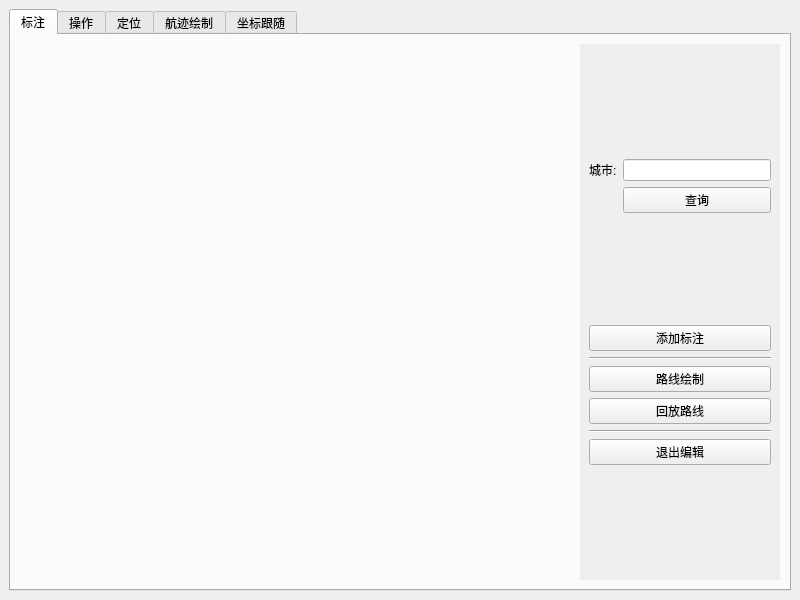
<?xml version="1.0" encoding="UTF-8"?>
<ui version="4.0">
 <class>MainWindow</class>
 <widget class="QMainWindow" name="MainWindow">
  <property name="geometry">
   <rect>
    <x>0</x>
    <y>0</y>
    <width>800</width>
    <height>600</height>
   </rect>
  </property>
  <property name="windowTitle">
   <string>MainWindow</string>
  </property>
  <widget class="QWidget" name="centralwidget">
   <layout class="QGridLayout" name="gridLayout">
    <item row="0" column="0">
     <widget class="QTabWidget" name="tabWidget">
      <property name="baseSize">
       <size>
        <width>200</width>
        <height>0</height>
       </size>
      </property>
      <property name="currentIndex">
       <number>0</number>
      </property>
      <widget class="QWidget" name="tab_1">
       <attribute name="title">
        <string>标注</string>
       </attribute>
       <layout class="QGridLayout" name="gridLayout_3">
        <item row="0" column="0">
         <layout class="QGridLayout" name="gridLayout_2">
          <property name="spacing">
           <number>0</number>
          </property>
          <item row="0" column="1">
           <widget class="QWidget" name="widget" native="true">
            <property name="minimumSize">
             <size>
              <width>200</width>
              <height>0</height>
             </size>
            </property>
            <property name="maximumSize">
             <size>
              <width>200</width>
              <height>16777215</height>
             </size>
            </property>
            <property name="autoFillBackground">
             <bool>true</bool>
            </property>
            <layout class="QVBoxLayout" name="verticalLayout">
             <item>
              <layout class="QGridLayout" name="gridLayout_13">
               <item row="0" column="0">
                <widget class="QLabel" name="label">
                 <property name="text">
                  <string>城市:</string>
                 </property>
                </widget>
               </item>
               <item row="0" column="1">
                <widget class="QLineEdit" name="lineEdit"/>
               </item>
               <item row="1" column="1">
                <widget class="QPushButton" name="searchBtn">
                 <property name="text">
                  <string>查询</string>
                 </property>
                </widget>
               </item>
              </layout>
             </item>
             <item>
              <layout class="QGridLayout" name="gridLayout_14">
               <item row="5" column="0">
                <widget class="QPushButton" name="exitBtn">
                 <property name="text">
                  <string>退出编辑</string>
                 </property>
                </widget>
               </item>
               <item row="2" column="0">
                <widget class="QPushButton" name="lineBtn">
                 <property name="text">
                  <string>路线绘制</string>
                 </property>
                </widget>
               </item>
               <item row="3" column="0">
                <widget class="QPushButton" name="playBtn">
                 <property name="text">
                  <string>回放路线</string>
                 </property>
                </widget>
               </item>
               <item row="0" column="0">
                <widget class="QPushButton" name="markerBtn">
                 <property name="text">
                  <string>添加标注</string>
                 </property>
                </widget>
               </item>
               <item row="4" column="0">
                <widget class="Line" name="line">
                 <property name="orientation">
                  <enum>Qt::Horizontal</enum>
                 </property>
                </widget>
               </item>
               <item row="1" column="0">
                <widget class="Line" name="line_2">
                 <property name="orientation">
                  <enum>Qt::Horizontal</enum>
                 </property>
                </widget>
               </item>
              </layout>
             </item>
            </layout>
           </widget>
          </item>
          <item row="0" column="0">
           <widget class="QFrame" name="widget_2"/>
          </item>
         </layout>
        </item>
       </layout>
      </widget>
      <widget class="QWidget" name="tab_2">
       <property name="baseSize">
        <size>
         <width>200</width>
         <height>0</height>
        </size>
       </property>
       <attribute name="title">
        <string>操作</string>
       </attribute>
       <layout class="QGridLayout" name="gridLayout_5">
        <item row="0" column="0">
         <layout class="QGridLayout" name="gridLayout_4">
          <item row="0" column="0">
           <widget class="QWidget" name="widget_3" native="true"/>
          </item>
          <item row="0" column="1">
           <widget class="QWidget" name="widget_4" native="true">
            <property name="minimumSize">
             <size>
              <width>200</width>
              <height>0</height>
             </size>
            </property>
            <property name="maximumSize">
             <size>
              <width>200</width>
              <height>16777215</height>
             </size>
            </property>
            <property name="autoFillBackground">
             <bool>true</bool>
            </property>
           </widget>
          </item>
         </layout>
        </item>
       </layout>
      </widget>
      <widget class="QWidget" name="tab_3">
       <attribute name="title">
        <string>定位</string>
       </attribute>
       <layout class="QGridLayout" name="gridLayout_7">
        <item row="0" column="0">
         <layout class="QGridLayout" name="gridLayout_6">
          <item row="0" column="0">
           <widget class="QWidget" name="widget_5" native="true"/>
          </item>
          <item row="0" column="1">
           <widget class="QWidget" name="widget_6" native="true">
            <property name="minimumSize">
             <size>
              <width>200</width>
              <height>0</height>
             </size>
            </property>
            <property name="maximumSize">
             <size>
              <width>200</width>
              <height>16777215</height>
             </size>
            </property>
            <property name="autoFillBackground">
             <bool>true</bool>
            </property>
           </widget>
          </item>
         </layout>
        </item>
       </layout>
      </widget>
      <widget class="QWidget" name="tab_4">
       <property name="focusPolicy">
        <enum>Qt::WheelFocus</enum>
       </property>
       <attribute name="title">
        <string>航迹绘制</string>
       </attribute>
       <layout class="QGridLayout" name="gridLayout_9">
        <item row="0" column="0">
         <layout class="QGridLayout" name="gridLayout_8">
          <item row="0" column="0">
           <widget class="QWidget" name="widget_7" native="true"/>
          </item>
          <item row="0" column="1">
           <widget class="QWidget" name="widget_8" native="true">
            <property name="minimumSize">
             <size>
              <width>200</width>
              <height>0</height>
             </size>
            </property>
            <property name="maximumSize">
             <size>
              <width>200</width>
              <height>16777215</height>
             </size>
            </property>
            <property name="autoFillBackground">
             <bool>true</bool>
            </property>
           </widget>
          </item>
         </layout>
        </item>
       </layout>
      </widget>
      <widget class="QWidget" name="tab">
       <attribute name="title">
        <string>坐标跟随</string>
       </attribute>
       <layout class="QGridLayout" name="gridLayout_11">
        <item row="0" column="0">
         <layout class="QGridLayout" name="gridLayout_10">
          <item row="0" column="0">
           <widget class="QWidget" name="widget_9" native="true"/>
          </item>
          <item row="0" column="1">
           <widget class="QWidget" name="widget_10" native="true">
            <property name="minimumSize">
             <size>
              <width>200</width>
              <height>0</height>
             </size>
            </property>
            <property name="maximumSize">
             <size>
              <width>200</width>
              <height>16777215</height>
             </size>
            </property>
            <property name="autoFillBackground">
             <bool>true</bool>
            </property>
           </widget>
          </item>
         </layout>
        </item>
       </layout>
      </widget>
     </widget>
    </item>
   </layout>
  </widget>
 </widget>
 <resources/>
 <connections/>
</ui>
